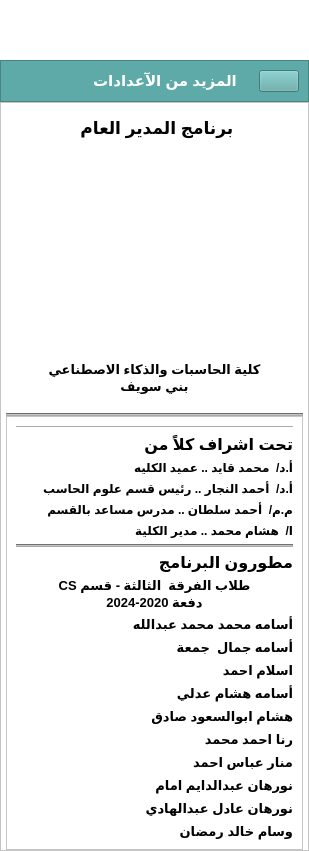
     <widget class="QCustomSlideMenu" name="centerMenuContainer" native="true">
      <property name="minimumSize">
       <size>
        <width>300</width>
        <height>0</height>
       </size>
      </property>
      <property name="layoutDirection">
       <enum>Qt::RightToLeft</enum>
      </property>
      <property name="styleSheet">
       <string notr="true">background-color:#FFFFFF</string>
      </property>
      <layout class="QVBoxLayout" name="verticalLayout_5">
       <property name="spacing">
        <number>0</number>
       </property>
       <property name="leftMargin">
        <number>0</number>
       </property>
       <property name="topMargin">
        <number>0</number>
       </property>
       <property name="rightMargin">
        <number>0</number>
       </property>
       <property name="bottomMargin">
        <number>0</number>
       </property>
       <item>
        <widget class="QLabel" name="label_7">
         <property name="minimumSize">
          <size>
           <width>0</width>
           <height>60</height>
          </size>
         </property>
         <property name="font">
          <font>
           <pointsize>12</pointsize>
          </font>
         </property>
         <property name="layoutDirection">
          <enum>Qt::RightToLeft</enum>
         </property>
         <property name="styleSheet">
          <string notr="true">background-color:#FFFFFF</string>
         </property>
         <property name="text">
          <string/>
         </property>
         <property name="alignment">
          <set>Qt::AlignLeading|Qt::AlignLeft|Qt::AlignVCenter</set>
         </property>
         <property name="wordWrap">
          <bool>true</bool>
         </property>
         <property name="margin">
          <number>2</number>
         </property>
        </widget>
       </item>
       <item alignment="Qt::AlignLeft">
        <widget class="QWidget" name="centerMenuSubContainer" native="true">
         <property name="minimumSize">
          <size>
           <width>300</width>
           <height>0</height>
          </size>
         </property>
         <property name="layoutDirection">
          <enum>Qt::RightToLeft</enum>
         </property>
         <property name="styleSheet">
          <string notr="true">background-color:#FFFFFF</string>
         </property>
         <layout class="QVBoxLayout" name="verticalLayout_6">
          <property name="spacing">
           <number>0</number>
          </property>
          <property name="leftMargin">
           <number>0</number>
          </property>
          <property name="topMargin">
           <number>0</number>
          </property>
          <property name="rightMargin">
           <number>0</number>
          </property>
          <property name="bottomMargin">
           <number>0</number>
          </property>
          <item alignment="Qt::AlignVCenter">
           <widget class="QFrame" name="frame_4">
            <property name="layoutDirection">
             <enum>Qt::RightToLeft</enum>
            </property>
            <property name="styleSheet">
             <string notr="true">background-color:#5EAAA8;
</string>
            </property>
            <property name="frameShape">
             <enum>QFrame::StyledPanel</enum>
            </property>
            <property name="frameShadow">
             <enum>QFrame::Raised</enum>
            </property>
            <layout class="QHBoxLayout" name="horizontalLayout_4">
             <item alignment="Qt::AlignLeft">
              <widget class="QPushButton" name="btn_closeCenterMenu">
               <property name="toolTip">
                <string>Close Menu</string>
               </property>
               <property name="layoutDirection">
                <enum>Qt::RightToLeft</enum>
               </property>
               <property name="text">
                <string/>
               </property>
               <property name="icon">
                <iconset resource="../../res.qrc">
                 <normaloff>:/icon/image/icon/x-circle-w.svg</normaloff>:/icon/image/icon/x-circle-w.svg</iconset>
               </property>
               <property name="iconSize">
                <size>
                 <width>24</width>
                 <height>24</height>
                </size>
               </property>
              </widget>
             </item>
             <item>
              <widget class="QLabel" name="lbl_more">
               <property name="sizePolicy">
                <sizepolicy hsizetype="Preferred" vsizetype="Expanding">
                 <horstretch>0</horstretch>
                 <verstretch>0</verstretch>
                </sizepolicy>
               </property>
               <property name="font">
                <font>
                 <pointsize>11</pointsize>
                 <weight>75</weight>
                 <bold>true</bold>
                </font>
               </property>
               <property name="layoutDirection">
                <enum>Qt::RightToLeft</enum>
               </property>
               <property name="styleSheet">
                <string notr="true">color: rgb(255, 255, 255);
</string>
               </property>
               <property name="text">
                <string>المزيد من الآعدادات                    </string>
               </property>
               <property name="textFormat">
                <enum>Qt::PlainText</enum>
               </property>
               <property name="alignment">
                <set>Qt::AlignRight|Qt::AlignTrailing|Qt::AlignVCenter</set>
               </property>
              </widget>
             </item>
            </layout>
           </widget>
          </item>
          <item>
           <widget class="QCustomStackedWidget" name="stackedWidget">
            <property name="layoutDirection">
             <enum>Qt::RightToLeft</enum>
            </property>
            <property name="currentIndex">
             <number>1</number>
            </property>
            <widget class="QWidget" name="page_settings">
             <layout class="QVBoxLayout" name="verticalLayout_7">
              <item>
               <widget class="QLabel" name="label_2">
                <property name="font">
                 <font>
                  <pointsize>12</pointsize>
                  <weight>75</weight>
                  <bold>true</bold>
                 </font>
                </property>
                <property name="text">
                 <string>قريبااااااا</string>
                </property>
                <property name="alignment">
                 <set>Qt::AlignCenter</set>
                </property>
               </widget>
              </item>
             </layout>
            </widget>
            <widget class="QWidget" name="page_info">
             <layout class="QVBoxLayout" name="verticalLayout_8">
              <property name="spacing">
               <number>0</number>
              </property>
              <property name="leftMargin">
               <number>0</number>
              </property>
              <property name="topMargin">
               <number>0</number>
              </property>
              <property name="rightMargin">
               <number>0</number>
              </property>
              <property name="bottomMargin">
               <number>0</number>
              </property>
              <item alignment="Qt::AlignTop">
               <widget class="QFrame" name="frame_61">
                <property name="layoutDirection">
                 <enum>Qt::RightToLeft</enum>
                </property>
                <property name="frameShape">
                 <enum>QFrame::StyledPanel</enum>
                </property>
                <property name="frameShadow">
                 <enum>QFrame::Raised</enum>
                </property>
                <layout class="QVBoxLayout" name="verticalLayout_59">
                 <property name="spacing">
                  <number>0</number>
                 </property>
                 <property name="leftMargin">
                  <number>5</number>
                 </property>
                 <property name="topMargin">
                  <number>0</number>
                 </property>
                 <property name="rightMargin">
                  <number>5</number>
                 </property>
                 <property name="bottomMargin">
                  <number>0</number>
                 </property>
                 <item>
                  <widget class="QLabel" name="label_3">
                   <property name="minimumSize">
                    <size>
                     <width>0</width>
                     <height>50</height>
                    </size>
                   </property>
                   <property name="maximumSize">
                    <size>
                     <width>16777215</width>
                     <height>70</height>
                    </size>
                   </property>
                   <property name="font">
                    <font>
                     <pointsize>13</pointsize>
                     <weight>75</weight>
                     <bold>true</bold>
                    </font>
                   </property>
                   <property name="layoutDirection">
                    <enum>Qt::RightToLeft</enum>
                   </property>
                   <property name="text">
                    <string>برنامج المدير العام </string>
                   </property>
                   <property name="alignment">
                    <set>Qt::AlignCenter</set>
                   </property>
                  </widget>
                 </item>
                 <item alignment="Qt::AlignHCenter|Qt::AlignTop">
                  <widget class="QLabel" name="label_48">
                   <property name="minimumSize">
                    <size>
                     <width>190</width>
                     <height>190</height>
                    </size>
                   </property>
                   <property name="maximumSize">
                    <size>
                     <width>190</width>
                     <height>190</height>
                    </size>
                   </property>
                   <property name="layoutDirection">
                    <enum>Qt::RightToLeft</enum>
                   </property>
                   <property name="text">
                    <string/>
                   </property>
                   <property name="pixmap">
                    <pixmap resource="../../res.qrc">:/image/image/MainApplicaton/FCAI_Logo.jpg</pixmap>
                   </property>
                   <property name="scaledContents">
                    <bool>true</bool>
                   </property>
                  </widget>
                 </item>
                 <item alignment="Qt::AlignHCenter|Qt::AlignVCenter">
                  <widget class="QLabel" name="label_40">
                   <property name="minimumSize">
                    <size>
                     <width>0</width>
                     <height>70</height>
                    </size>
                   </property>
                   <property name="font">
                    <font>
                     <pointsize>10</pointsize>
                     <weight>75</weight>
                     <bold>true</bold>
                    </font>
                   </property>
                   <property name="layoutDirection">
                    <enum>Qt::RightToLeft</enum>
                   </property>
                   <property name="text">
                    <string>كلية الحاسبات والذكاء الاصطناعي                 بني سويف</string>
                   </property>
                   <property name="scaledContents">
                    <bool>true</bool>
                   </property>
                   <property name="alignment">
                    <set>Qt::AlignCenter</set>
                   </property>
                   <property name="wordWrap">
                    <bool>true</bool>
                   </property>
                  </widget>
                 </item>
                 <item>
                  <widget class="Line" name="line_7">
                   <property name="styleSheet">
                    <string notr="true">background-color:#AAAAAA</string>
                   </property>
                   <property name="orientation">
                    <enum>Qt::Horizontal</enum>
                   </property>
                  </widget>
                 </item>
                 <item>
                  <widget class="QFrame" name="frame_62">
                   <property name="layoutDirection">
                    <enum>Qt::RightToLeft</enum>
                   </property>
                   <property name="frameShape">
                    <enum>QFrame::StyledPanel</enum>
                   </property>
                   <property name="frameShadow">
                    <enum>QFrame::Raised</enum>
                   </property>
                   <layout class="QVBoxLayout" name="verticalLayout_56">
                    <item>
                     <widget class="Line" name="line_6">
                      <property name="layoutDirection">
                       <enum>Qt::RightToLeft</enum>
                      </property>
                      <property name="orientation">
                       <enum>Qt::Horizontal</enum>
                      </property>
                     </widget>
                    </item>
                    <item>
                     <widget class="QLabel" name="label_41">
                      <property name="font">
                       <font>
                        <pointsize>12</pointsize>
                        <weight>75</weight>
                        <bold>true</bold>
                       </font>
                      </property>
                      <property name="layoutDirection">
                       <enum>Qt::RightToLeft</enum>
                      </property>
                      <property name="text">
                       <string>تحت اشراف كلاً من </string>
                      </property>
                      <property name="scaledContents">
                       <bool>true</bool>
                      </property>
                      <property name="wordWrap">
                       <bool>true</bool>
                      </property>
                     </widget>
                    </item>
                    <item>
                     <widget class="QLabel" name="label_45">
                      <property name="font">
                       <font>
                        <pointsize>9</pointsize>
                        <weight>75</weight>
                        <bold>true</bold>
                       </font>
                      </property>
                      <property name="layoutDirection">
                       <enum>Qt::RightToLeft</enum>
                      </property>
                      <property name="text">
                       <string>أ.د/  محمد قايد .. عميد الكليه</string>
                      </property>
                      <property name="scaledContents">
                       <bool>true</bool>
                      </property>
                      <property name="wordWrap">
                       <bool>true</bool>
                      </property>
                     </widget>
                    </item>
                    <item>
                     <widget class="QLabel" name="label_46">
                      <property name="font">
                       <font>
                        <pointsize>9</pointsize>
                        <weight>75</weight>
                        <bold>true</bold>
                       </font>
                      </property>
                      <property name="layoutDirection">
                       <enum>Qt::RightToLeft</enum>
                      </property>
                      <property name="text">
                       <string>أ.د/  أحمد النجار .. رئيس قسم علوم الحاسب</string>
                      </property>
                      <property name="scaledContents">
                       <bool>true</bool>
                      </property>
                      <property name="wordWrap">
                       <bool>true</bool>
                      </property>
                     </widget>
                    </item>
                    <item>
                     <widget class="QLabel" name="label_44">
                      <property name="font">
                       <font>
                        <pointsize>9</pointsize>
                        <weight>75</weight>
                        <bold>true</bold>
                       </font>
                      </property>
                      <property name="layoutDirection">
                       <enum>Qt::RightToLeft</enum>
                      </property>
                      <property name="text">
                       <string>م.م/  أحمد سلطان .. مدرس مساعد بالقسم</string>
                      </property>
                      <property name="scaledContents">
                       <bool>true</bool>
                      </property>
                      <property name="wordWrap">
                       <bool>true</bool>
                      </property>
                     </widget>
                    </item>
                    <item>
                     <widget class="QLabel" name="label_43">
                      <property name="font">
                       <font>
                        <pointsize>9</pointsize>
                        <weight>75</weight>
                        <bold>true</bold>
                       </font>
                      </property>
                      <property name="layoutDirection">
                       <enum>Qt::RightToLeft</enum>
                      </property>
                      <property name="text">
                       <string>ا/  هشام محمد .. مدير الكلية</string>
                      </property>
                      <property name="scaledContents">
                       <bool>true</bool>
                      </property>
                      <property name="wordWrap">
                       <bool>true</bool>
                      </property>
                     </widget>
                    </item>
                    <item>
                     <widget class="Line" name="line_8">
                      <property name="styleSheet">
                       <string notr="true">background-color:#AAAAAA</string>
                      </property>
                      <property name="orientation">
                       <enum>Qt::Horizontal</enum>
                      </property>
                     </widget>
                    </item>
                    <item>
                     <widget class="QLabel" name="label_47">
                      <property name="font">
                       <font>
                        <pointsize>12</pointsize>
                        <weight>75</weight>
                        <bold>true</bold>
                       </font>
                      </property>
                      <property name="layoutDirection">
                       <enum>Qt::RightToLeft</enum>
                      </property>
                      <property name="text">
                       <string>مطورون البرنامج </string>
                      </property>
                      <property name="scaledContents">
                       <bool>true</bool>
                      </property>
                      <property name="wordWrap">
                       <bool>true</bool>
                      </property>
                     </widget>
                    </item>
                    <item alignment="Qt::AlignHCenter|Qt::AlignVCenter">
                     <widget class="QLabel" name="label_49">
                      <property name="font">
                       <font>
                        <pointsize>10</pointsize>
                        <weight>75</weight>
                        <bold>true</bold>
                       </font>
                      </property>
                      <property name="layoutDirection">
                       <enum>Qt::RightToLeft</enum>
                      </property>
                      <property name="text">
                       <string>طلاب الفرقة  الثالثة - قسم CS          دفعة 2020-2024</string>
                      </property>
                      <property name="scaledContents">
                       <bool>true</bool>
                      </property>
                      <property name="alignment">
                       <set>Qt::AlignCenter</set>
                      </property>
                      <property name="wordWrap">
                       <bool>true</bool>
                      </property>
                     </widget>
                    </item>
                    <item alignment="Qt::AlignTop">
                     <widget class="QLabel" name="label_59">
                      <property name="font">
                       <font>
                        <pointsize>10</pointsize>
                        <weight>75</weight>
                        <bold>true</bold>
                       </font>
                      </property>
                      <property name="layoutDirection">
                       <enum>Qt::RightToLeft</enum>
                      </property>
                      <property name="text">
                       <string>أسامه محمد محمد عبدالله</string>
                      </property>
                      <property name="scaledContents">
                       <bool>true</bool>
                      </property>
                      <property name="wordWrap">
                       <bool>true</bool>
                      </property>
                     </widget>
                    </item>
                    <item>
                     <widget class="QLabel" name="label_68">
                      <property name="font">
                       <font>
                        <pointsize>10</pointsize>
                        <weight>75</weight>
                        <bold>true</bold>
                       </font>
                      </property>
                      <property name="layoutDirection">
                       <enum>Qt::RightToLeft</enum>
                      </property>
                      <property name="text">
                       <string>أسامه جمال  جمعة</string>
                      </property>
                      <property name="scaledContents">
                       <bool>true</bool>
                      </property>
                      <property name="wordWrap">
                       <bool>true</bool>
                      </property>
                     </widget>
                    </item>
                    <item>
                     <widget class="QLabel" name="label_67">
                      <property name="font">
                       <font>
                        <pointsize>10</pointsize>
                        <weight>75</weight>
                        <bold>true</bold>
                       </font>
                      </property>
                      <property name="layoutDirection">
                       <enum>Qt::RightToLeft</enum>
                      </property>
                      <property name="text">
                       <string>اسلام احمد </string>
                      </property>
                      <property name="scaledContents">
                       <bool>true</bool>
                      </property>
                      <property name="wordWrap">
                       <bool>true</bool>
                      </property>
                     </widget>
                    </item>
                    <item>
                     <widget class="QLabel" name="label_66">
                      <property name="font">
                       <font>
                        <pointsize>10</pointsize>
                        <weight>75</weight>
                        <bold>true</bold>
                       </font>
                      </property>
                      <property name="layoutDirection">
                       <enum>Qt::RightToLeft</enum>
                      </property>
                      <property name="text">
                       <string>أسامه هشام عدلي</string>
                      </property>
                      <property name="scaledContents">
                       <bool>true</bool>
                      </property>
                      <property name="wordWrap">
                       <bool>true</bool>
                      </property>
                     </widget>
                    </item>
                    <item>
                     <widget class="QLabel" name="label_63">
                      <property name="font">
                       <font>
                        <pointsize>10</pointsize>
                        <weight>75</weight>
                        <bold>true</bold>
                       </font>
                      </property>
                      <property name="layoutDirection">
                       <enum>Qt::RightToLeft</enum>
                      </property>
                      <property name="text">
                       <string>هشام ابوالسعود صادق</string>
                      </property>
                      <property name="scaledContents">
                       <bool>true</bool>
                      </property>
                      <property name="wordWrap">
                       <bool>true</bool>
                      </property>
                     </widget>
                    </item>
                    <item>
                     <widget class="QLabel" name="label_65">
                      <property name="font">
                       <font>
                        <pointsize>10</pointsize>
                        <weight>75</weight>
                        <bold>true</bold>
                       </font>
                      </property>
                      <property name="layoutDirection">
                       <enum>Qt::RightToLeft</enum>
                      </property>
                      <property name="text">
                       <string>رنا احمد محمد</string>
                      </property>
                      <property name="scaledContents">
                       <bool>true</bool>
                      </property>
                      <property name="wordWrap">
                       <bool>true</bool>
                      </property>
                     </widget>
                    </item>
                    <item>
                     <widget class="QLabel" name="label_60">
                      <property name="font">
                       <font>
                        <pointsize>10</pointsize>
                        <weight>75</weight>
                        <bold>true</bold>
                       </font>
                      </property>
                      <property name="layoutDirection">
                       <enum>Qt::RightToLeft</enum>
                      </property>
                      <property name="text">
                       <string>منار عباس احمد</string>
                      </property>
                      <property name="scaledContents">
                       <bool>true</bool>
                      </property>
                      <property name="wordWrap">
                       <bool>true</bool>
                      </property>
                     </widget>
                    </item>
                    <item>
                     <widget class="QLabel" name="label_61">
                      <property name="font">
                       <font>
                        <pointsize>10</pointsize>
                        <weight>75</weight>
                        <bold>true</bold>
                       </font>
                      </property>
                      <property name="layoutDirection">
                       <enum>Qt::RightToLeft</enum>
                      </property>
                      <property name="text">
                       <string>نورهان عبدالدايم امام</string>
                      </property>
                      <property name="scaledContents">
                       <bool>true</bool>
                      </property>
                      <property name="wordWrap">
                       <bool>true</bool>
                      </property>
                     </widget>
                    </item>
                    <item>
                     <widget class="QLabel" name="label_62">
                      <property name="font">
                       <font>
                        <pointsize>10</pointsize>
                        <weight>75</weight>
                        <bold>true</bold>
                       </font>
                      </property>
                      <property name="layoutDirection">
                       <enum>Qt::RightToLeft</enum>
                      </property>
                      <property name="text">
                       <string>نورهان عادل عبدالهادي</string>
                      </property>
                      <property name="scaledContents">
                       <bool>true</bool>
                      </property>
                      <property name="wordWrap">
                       <bool>true</bool>
                      </property>
                     </widget>
                    </item>
                    <item>
                     <widget class="QLabel" name="label_64">
                      <property name="font">
                       <font>
                        <pointsize>10</pointsize>
                        <weight>75</weight>
                        <bold>true</bold>
                       </font>
                      </property>
                      <property name="layoutDirection">
                       <enum>Qt::RightToLeft</enum>
                      </property>
                      <property name="text">
                       <string>وسام خالد رمضان</string>
                      </property>
                      <property name="scaledContents">
                       <bool>true</bool>
                      </property>
                      <property name="wordWrap">
                       <bool>true</bool>
                      </property>
                     </widget>
                    </item>
                   </layout>
                  </widget>
                 </item>
                </layout>
               </widget>
              </item>
             </layout>
            </widget>
            <widget class="QWidget" name="page_help">
             <layout class="QHBoxLayout" name="horizontalLayout_2">
              <item>
               <widget class="QLabel" name="label_4">
                <property name="layoutDirection">
                 <enum>Qt::LeftToRight</enum>
                </property>
                <property name="text">
                 <string>هل تريد المساعدة؟</string>
                </property>
                <property name="alignment">
                 <set>Qt::AlignCenter</set>
                </property>
               </widget>
              </item>
             </layout>
            </widget>
           </widget>
          </item>
         </layout>
        </widget>
       </item>
      </layout>
     </widget>
